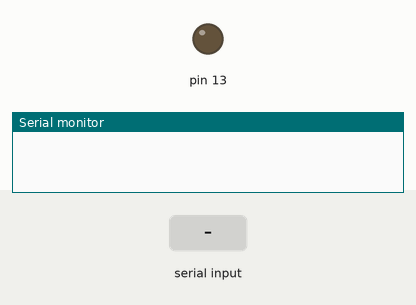
This sketch was run on a simulated Arduino Uno, built with avr-gcc and run on an emulated ATmega328P. Parts: output pins drawn as LEDs (lit = HIGH), the last lines printed to the serial monitor. Dashed ring = blinking. Inputs (shaded band) come from the test bench.

Above: at 1.2 s.
1.3 s: "s" received over Serial
At 1.7 s:
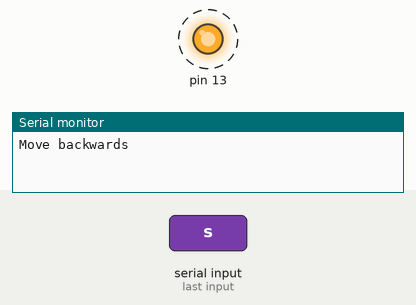
4.3 s: "d" received over Serial
6.8 s: "a" received over Serial
At 9.2 s:
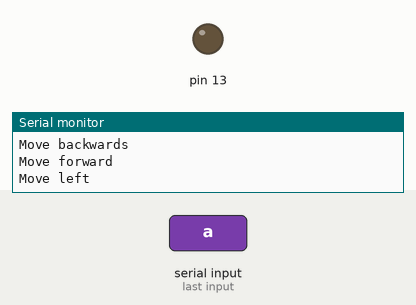
Timing chart, 0 to 10.7 s (numbered marks = the images above; inputs shaded):
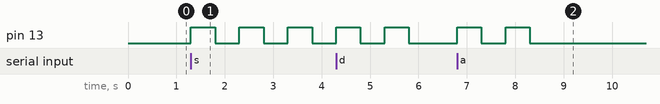

Measured:
- after the input at 1.3 s, pin 13: alternates HIGH for 0.50 s and LOW for 0.50 s, starting at once
- after the input at 6.8 s, pin 13: alternates HIGH for 0.50 s and LOW for 0.50 s, 4 changes in all, then stays LOW, starting at once

The sketch:

keyboard_car_control.ino.ino
```cpp
void setup() {
  // put your setup code here, to run once:
  Serial.begin(9600);
  pinMode(13, OUTPUT);
}

void loop() {
  // put your main code here, to run repeatedly:
  if (Serial.available() > 0) {
    // read incoming serial data:
    char command = Serial.read();


    if(command == 'd') {
      Serial.println("Move forward");
      for(int i = 0; i < 1; i++) {
        digitalWrite(13, HIGH);   // turn the LED on (HIGH is the voltage level)
        delay(500);
        digitalWrite(13, LOW);   // turn the LED off (LOW is the voltage level)
        delay(500);
      }
    }
    else if(command == 's') {
      Serial.println("Move backwards");
      for(int i = 0; i < 4; i++) {
        digitalWrite(13, HIGH);   // turn the LED on (HIGH is the voltage level)
        delay(500);
        digitalWrite(13, LOW);   // turn the LED off (LOW is the voltage level)
        delay(500);
      }
    }
    else if(command == 'a') {
      Serial.println("Move left");
      for(int i = 0; i < 2; i++) {
        digitalWrite(13, HIGH);   // turn the LED on (HIGH is the voltage level)
        delay(500);
        digitalWrite(13, LOW);   // turn the LED off (LOW is the voltage level)
        delay(500);
      }
    }
    else if(command == 'f') {
      Serial.println("Move right");
      for(int i = 0; i < 3; i++) {
        digitalWrite(13, HIGH);   // turn the LED on (HIGH is the voltage level)
        delay(500);
        digitalWrite(13, LOW);   // turn the LED off (LOW is the voltage level)
        delay(500);
      }
    }
    else {
      //
    }
  }
}
```
